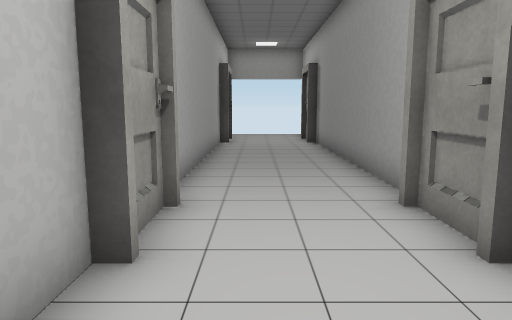
View 1 (above)

13 first-person views from a walk through a Unity game level. The camera is 1.4 m above the floor, tilts 8° down and sees 70° across. The floor is counted in squares, 1 m on a side. Each view is taken from the middle of a square. On the plan, view 1 faces up. The plan holds only what a view shows up to about 16 squares ahead; the rest is blank. Some surface patterns are stand-ins.

View 2
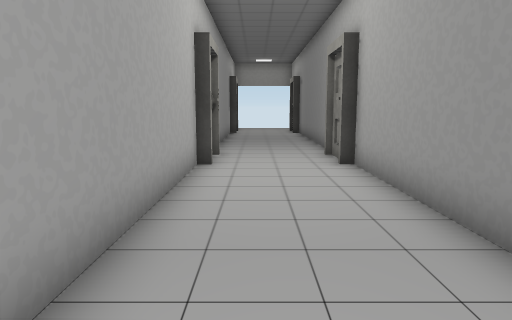

View 3
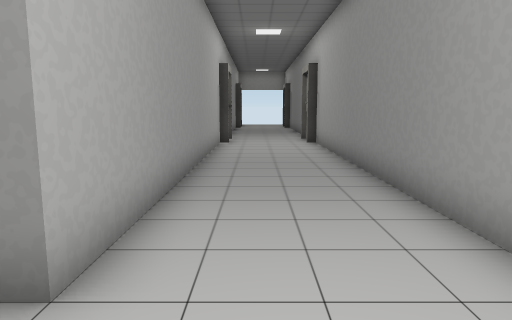

View 4
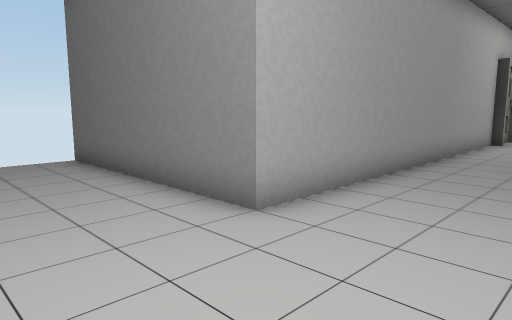

View 5
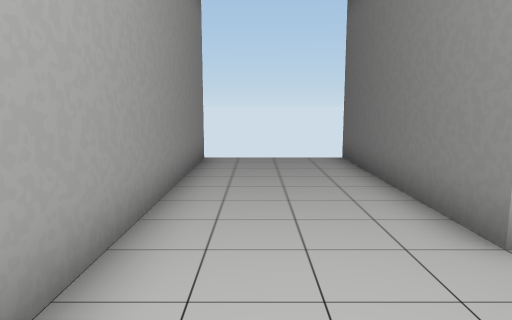

View 6
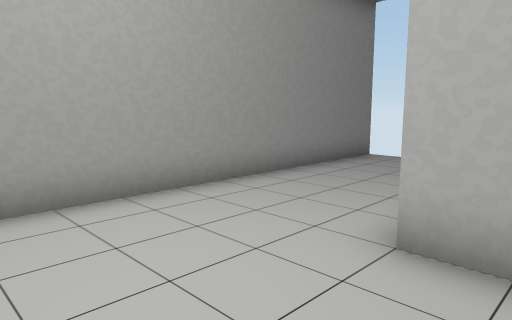

View 7
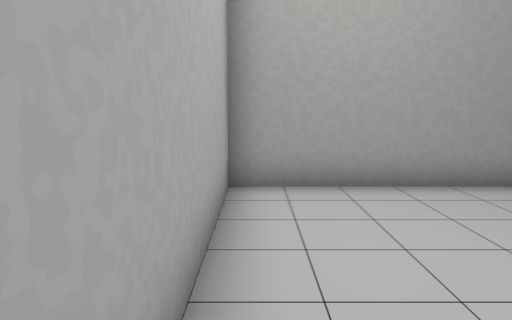

View 8
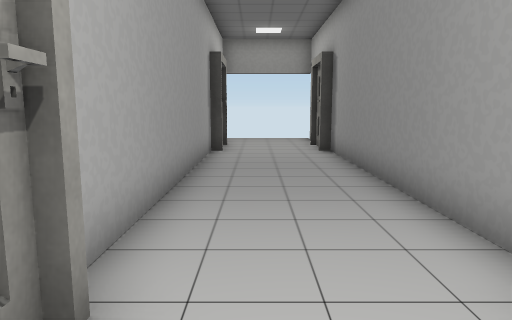

View 9
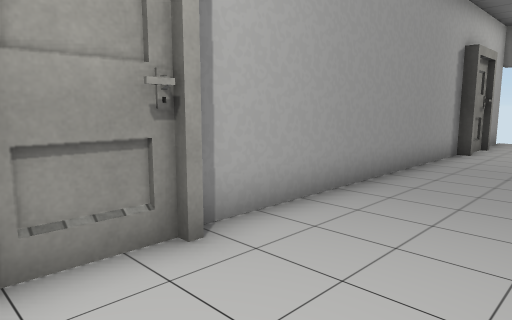

View 10
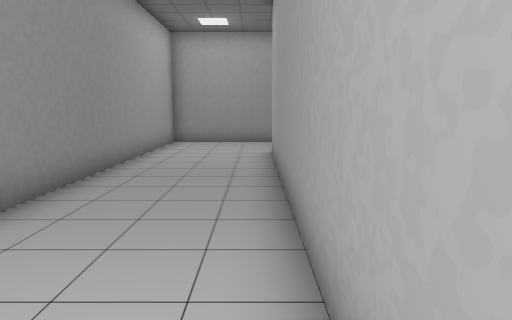

View 11
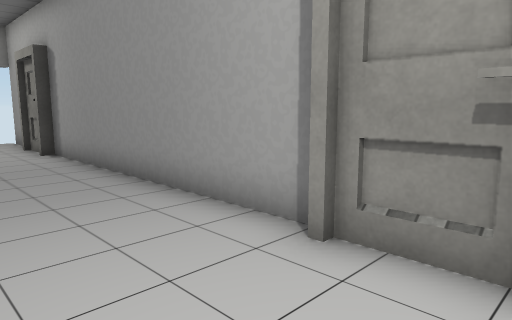

View 12
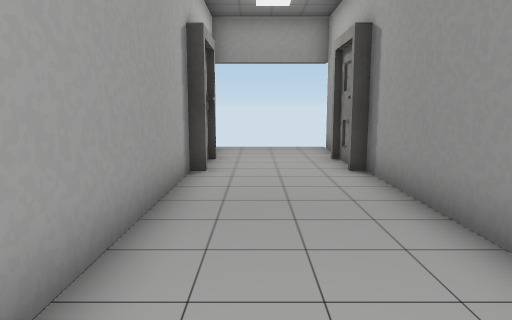

View 13
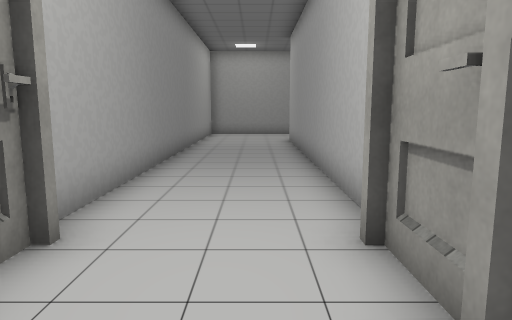

### Floor plan
Points are (right, up) in squares from view 1. A wall is a line through its corners. A room is listed if a view was taken in it or the views show most of it. See-through windows are left out.
Room 1 (views 1, 2, 3, 4, 5, 6, 7, 8, 9, 10, 11)
walls: (-1, 3.2) (-1.5, 3.2) (-1.5, -9.5) (-8.5, -9.5); (2.3, 3.2) (2.3, 5.1); (2.5, 3.6) (2.5, 4.9); (-8.6, -13.5) (2.5, -13.5) (2.5, 3.2) (2.1, 3.2) (2.1, 3.9); (-1.5, 4.9) (-1.5, 3.6); (-1.3, 5.1) (-1.3, 3.4); (-1.1, 5.4) (-1.1, 4.6)
ways out: opening at (0.5, 4.5) to room 2
Room 2 (views 12, 13)
walls: (-1, 15.2) (-1.5, 15.2) (-1.5, 5.5); (2.5, 5.5) (2.5, 15.2) (2.1, 15.2)
ways out: opening at (0.5, 4.5) to room 1; opening at (0.5, 16.5)

Positions as (right, up) in squares from view 1, and headings:
1: (0, 0), facing up
2: (0, -6), facing up
3: (0, -12), facing up
4: (2, -13), facing up-left
5: (2, -12), facing left
6: (2, -8), facing down-left
7: (2, -7), facing down
8: (0, 3), facing up
9: (2, 3), facing up-left
10: (-1, 2), facing down
11: (-1, 3), facing up-right
12: (0, 7), facing up
13: (0, 7), facing down
